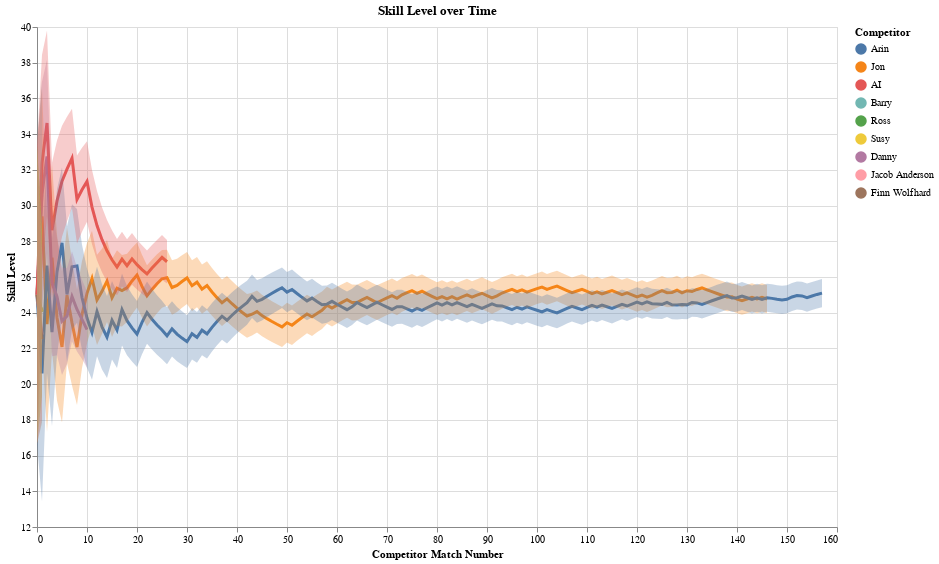

Write notebook code for a chart like this one.
### Code cell
base = alt.Chart(competitor_ranking_over_time_df, title='Skill Level over Time').encode(
    x=alt.X('competitor_match_number', title='Competitor Match Number'),
    color=alt.Color('competitor', title='Competitor', sort=color_order),
)

legend_selection = alt.selection_multi(fields=['competitor'], bind='legend')
match_slider = alt.binding_range(min=1, max=competitor_ranking_over_time_df['competitor_match_number'].max(), step=1, name='Final Match Number:')
match_selection = alt.selection_single(name="final_match_number", fields=['competitor_match_number'],
                                   bind=match_slider, init={'competitor_match_number':competitor_ranking_over_time_df['competitor_match_number'].max()})

mu = base.mark_line(strokeWidth=3).encode(
    y=alt.Y('mu', title='Skill Level', scale=alt.Scale(zero=False)),
    opacity=alt.condition(legend_selection, alt.value(1), alt.value(0.1))
)

sigma = base.mark_area().encode(
    y='y:Q',
    y2='y2:Q',
    fillOpacity=alt.condition(legend_selection, alt.value(0.3), alt.value(0.05))
).transform_calculate(
    y='datum.mu+datum.sigma',
    y2='datum.mu-datum.sigma'
)

(mu + sigma).add_selection(
    legend_selection
).add_selection(
    match_selection
).transform_filter(
    alt.datum.competitor_match_number <= match_selection.competitor_match_number
).properties(
    width=800,
    height=500
)

### Figure 1 — Vega-Lite specification as saved in the notebook (floating-point values rounded to 4 significant figures; data arrays with more than 128 entries replaced by an {"elided": "..."} marker saying what was removed)
{"config": {"view": {"continuousWidth": 400, "continuousHeight": 300}}, "layer": [{"mark": {"type": "line", "strokeWidth": 3}, "encoding": {"color": {"type": "nominal", "field": "competitor", "sort": ["Arin", "Jon", "AI", "Barry", "Ross", "Susy", "Danny", "Jacob Anderson", "Finn Wolfhard"], "title": "Competitor"}, "opacity": {"condition": {"value": 1, "selection": "selector009"}, "value": 0.1}, "x": {"type": "quantitative", "field": "competitor_match_number", "title": "Competitor Match Number"}, "y": {"type": "quantitative", "field": "mu", "scale": {"zero": false}, "title": "Skill Level"}}, "selection": {"selector009": {"type": "multi", "fields": ["competitor"], "bind": "legend"}, "final_match_number": {"type": "single", "fields": ["competitor_match_number"], "bind": {"input": "range", "max": 157.0, "min": 1, "name": "Final Match Number:", "step": 1}, "init": {"competitor_match_number": 157.0}}}, "title": "Skill Level over Time"}, {"mark": "area", "encoding": {"color": {"type": "nominal", "field": "competitor", "sort": ["Arin", "Jon", "AI", "Barry", "Ross", "Susy", "Danny", "Jacob Anderson", "Finn Wolfhard"], "title": "Competitor"}, "fillOpacity": {"condition": {"value": 0.3, "selection": "selector009"}, "value": 0.05}, "x": {"type": "quantitative", "field": "competitor_match_number", "title": "Competitor Match Number"}, "y": {"type": "quantitative", "field": "y"}, "y2": {"field": "y2"}}, "title": "Skill Level over Time", "transform": [{"calculate": "datum.mu+datum.sigma", "as": "y"}, {"calculate": "datum.mu-datum.sigma", "as": "y2"}]}], "data": {"name": "data-aac6e602a4694ea07ff46b0ab46d6e2b"}, "height": 500, "transform": [{"filter": "(datum.competitor_match_number <= final_match_number.competitor_match_number)"}], "width": 800, "$schema": "https://vega.github.io/schema/vega-lite/v4.8.1.json", "datasets": {"data-aac6e602a4694ea07ff46b0ab46d6e2b": {"elided": "353 records"}}}
